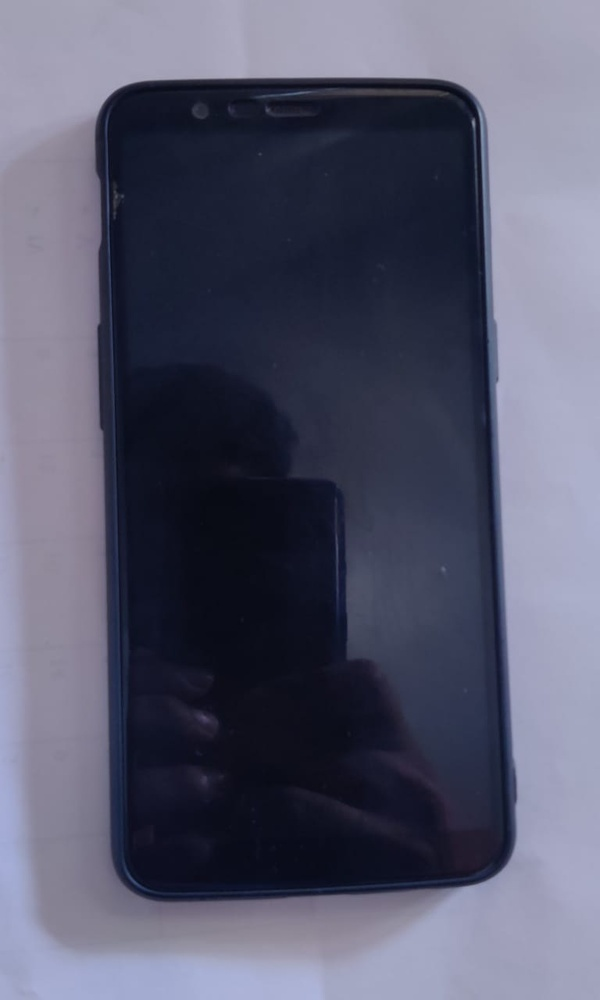
#> input picture imageProcessing/Images/phone.jpg, 600 x 1000 px, shrunk from 768 x 1280 before the run, found by its file name
$ python ex4.py
#> lines starting #> are read from the running program, lines starting #| are printed output that depends on the picture
import pylab as pl
from scipy.ndimage import filters
from PIL import Image


def outline(im):

    #Sobel derivative filters
    imx = pl.zeros(im.shape)
    filters.sobel(im,1,imx)

    imy = pl.zeros(im.shape)
    filters.sobel(im,0,imy)

    magnitude = pl.sqrt(imx**2+imy**2)

    pl.figure()
    pl.gray()
    pl.imshow(magnitude)

    pl.show()

image = pl.array(Image.open("/home/aaryen/Desktop/phone.jpg").convert('L'))
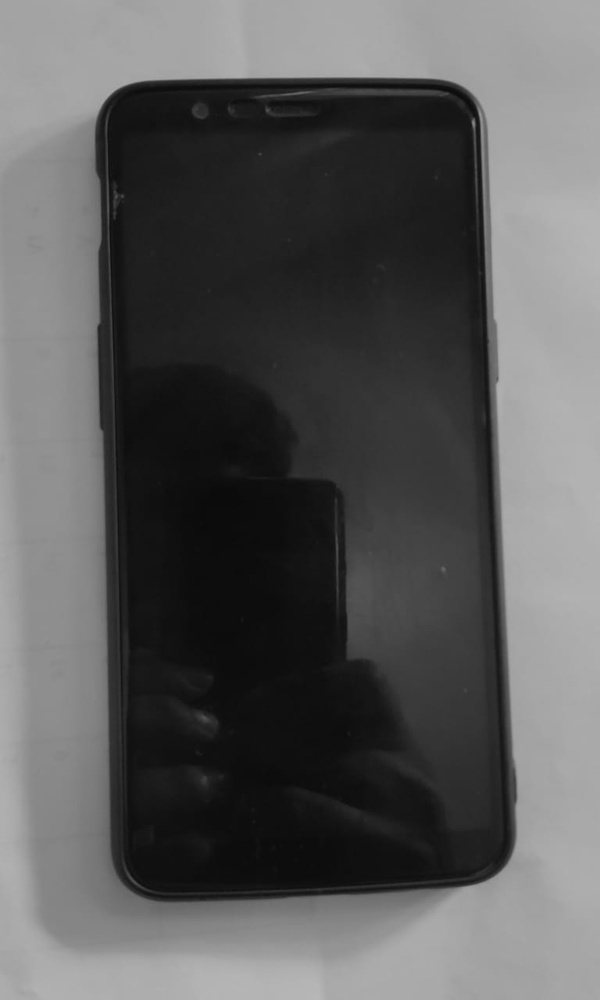
#> image: shape (1000, 600); min 9, max 184, mean 90.4
outline(image)
#> in outline, `pl.show()`:
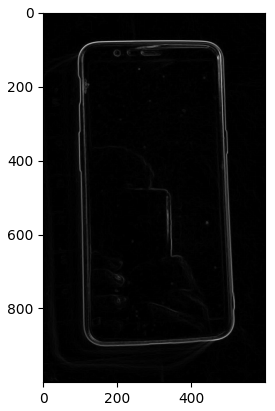
#> figure drawn by matplotlib, 1 panel

$ run again, with imageProcessing/Images/photo.jpg copied over imageProcessing/Images/phone.jpg
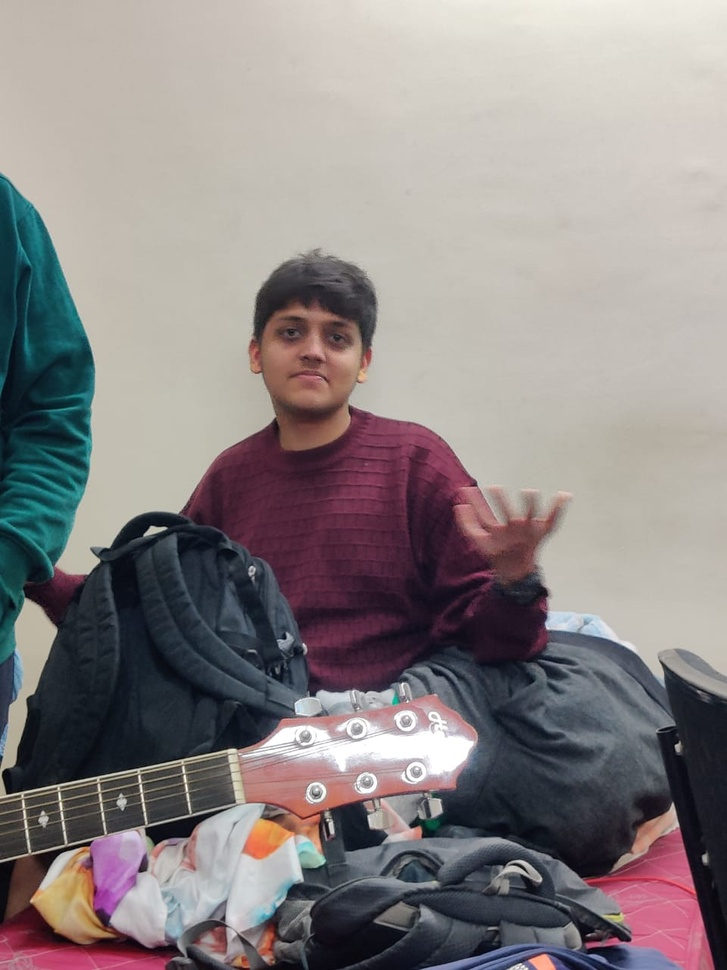
#> input picture imageProcessing/Images/photo.jpg, 727 x 970 px, shrunk from 960 x 1280 before the run, found by its file name
#> `image = pl.array(Image.open("/home/aaryen/Desktop/phone.jpg").convert(..`:
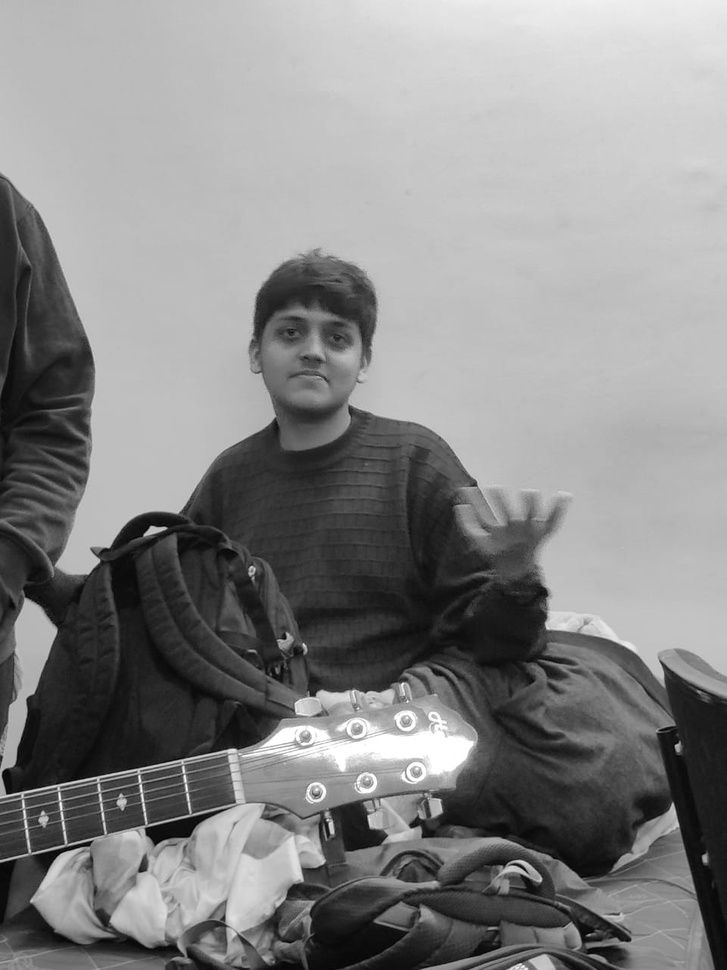
#> image: shape (970, 727); min 0, max 255, mean 134.4
#> in outline, `pl.show()`:
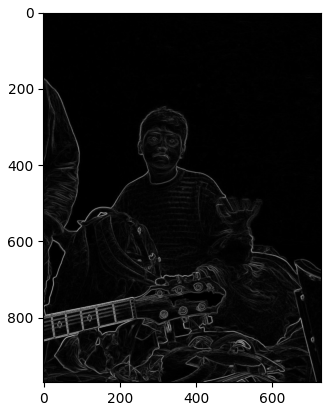
#> figure drawn by matplotlib, 1 panel
